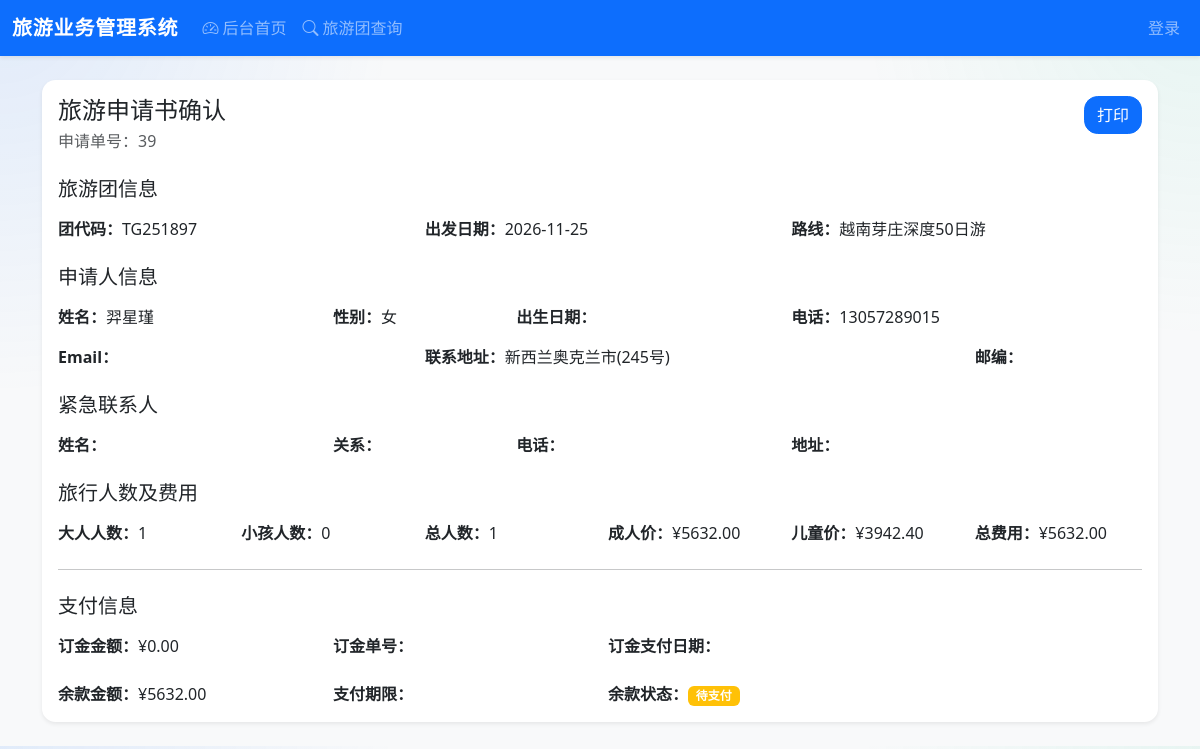
Screenshot of /applications/39/print/ with the database file from the repository.
### applications/models.py (models this page shows, shortened)
class Application(models.Model):
    class Status(models.TextChoices):
        NEW = "new", "新建"
        PARTICIPANTS_ENTERED = "participants_entered", "已录入参加者"
        COMPLETED = "completed", "已完成"
        CANCELED = "canceled", "已取消"
    class Gender(models.TextChoices):
        MALE = "male", "男"
        FEMALE = "female", "女"
        OTHER = "other", "其他"
    tour_group = models.ForeignKey(TourGroup, on_delete=models.PROTECT, related_name="applications", verbose_name="旅游团")
    contact_name = models.CharField(max_length=50, verbose_name="姓名")
    gender = models.CharField(max_length=10, choices=Gender.choices, default=Gender.OTHER, verbose_name="性别")
    birth_date = models.DateField(null=True, blank=True, verbose_name="出生日期")
    contact_phone = models.CharField(max_length=20, verbose_name="电话号码")
    contact_address = models.CharField(max_length=200, blank=True, verbose_name="联系地址")
    email = models.EmailField(blank=True, verbose_name="Email")
    postal_code = models.CharField(max_length=10, blank=True, verbose_name="邮政编码")
    emergency_contact_name = models.CharField(max_length=50, blank=True, verbose_name="紧急联系人姓名")
    emergency_contact_relation = models.CharField(max_length=20, blank=True, verbose_name="与本人关系")
    emergency_contact_address = models.CharField(max_length=200, blank=True, verbose_name="紧急联系地址")
    emergency_contact_phone = models.CharField(max_length=20, blank=True, verbose_name="紧急联系电话")
    adult_count = models.PositiveIntegerField(default=0, verbose_name="大人人数")
    child_count = models.PositiveIntegerField(default=0, verbose_name="小孩人数")
    deposit_paid = models.BooleanField(default=False, verbose_name="订金是否已付")
    deposit_amount = models.DecimalField(max_digits=10, decimal_places=2, default=Decimal("0.00"), verbose_name="订金金额")
    deposit_receipt_no = models.CharField(max_length=50, blank=True, verbose_name="订金交款单号")
    deposit_paid_at = models.DateField(null=True, blank=True, verbose_name="订金支付日期")
    status = models.CharField(max_length=32, choices=Status.choices, default=Status.NEW, verbose_name="状态")
    created_at = models.DateTimeField(auto_now_add=True, verbose_name="创建时间")
    balance_paid = models.BooleanField(default=False, verbose_name="余款是否已付")
    balance_receipt_no = models.CharField(max_length=50, blank=True, verbose_name="余款交款单号")
    balance_amount = models.DecimalField(max_digits=10, decimal_places=2, default=Decimal("0.00"), verbose_name="余款金额")
    balance_paid_at = models.DateField(null=True, blank=True, verbose_name="余款支付日期")
    balance_due_date = models.DateField(null=True, blank=True, verbose_name="余款期限")
    refund_amount = models.DecimalField(max_digits=10, decimal_places=2, default=Decimal("0.00"), verbose_name="退款金额")
    canceled_at = models.DateTimeField(null=True, blank=True, verbose_name="取消时间")
    class Meta:
        db_table = "application"
        verbose_name = "申请单"
        verbose_name_plural = "申请单"
        ordering = ["-created_at"]
        indexes = [
            models.Index(fields=["status", "deposit_paid", "balance_paid"]),
        ]
    @property
    def participant_count(self) -> int:
        return self.adult_count + self.child_count
    @property
    def total_amount(self) -> Decimal:
        adult_total = self.tour_group.price_adult * Decimal(self.adult_count)
        child_total = self.tour_group.price_child * Decimal(self.child_count)
        return adult_total + child_total
    @property
    def balance_amount_due(self) -> Decimal:
        if self.balance_paid:
            return Decimal("0.00")
        return max(self.total_amount - self.deposit_amount, Decimal("0.00"))

### tours/models.py (models this page shows, shortened)
class TourGroup(models.Model):
    code = models.CharField(max_length=30, unique=True, verbose_name="团代码")
    route = models.ForeignKey(Route, on_delete=models.PROTECT, related_name="tour_groups", verbose_name="路线")
    start_date = models.DateField(verbose_name="出发日期")
    deadline = models.DateField(verbose_name="截止日期")
    max_capacity = models.PositiveIntegerField(verbose_name="人数限额")
    price_adult = models.DecimalField(max_digits=10, decimal_places=2, verbose_name="大人价格")
    price_child = models.DecimalField(max_digits=10, decimal_places=2, verbose_name="小孩价格")
    is_price_published = models.BooleanField(default=False, verbose_name="是否公开价格")
    is_deleted = models.BooleanField(default=False, verbose_name="是否删除")
    created_at = models.DateTimeField(auto_now_add=True, verbose_name="创建时间")
    updated_at = models.DateTimeField(auto_now=True, verbose_name="修改时间")
    class Meta:
        db_table = "tour_group"
        verbose_name = "旅游团"
        verbose_name_plural = "旅游团"
        ordering = ["-start_date", "code"]
        indexes = [
            models.Index(fields=["start_date", "deadline"]),
            models.Index(fields=["is_price_published", "is_deleted"]),
        ]

class Route(models.Model):
    class Status(models.TextChoices):
        ACTIVE = "active", "活跃"
        INACTIVE = "inactive", "不活跃"
        CANCELED = "canceled", "已取消"
    name = models.CharField(max_length=100, unique=True, verbose_name="路线名称")
    destination = models.CharField(max_length=100, verbose_name="目的地")
    description = models.TextField(blank=True, verbose_name="路线说明")
    status = models.CharField(max_length=20, choices=Status.choices, default=Status.ACTIVE, verbose_name="状态")
    season = models.CharField(max_length=20, blank=True, verbose_name="季节（如：春季、夏季）")
    parent = models.ForeignKey(
        "self",
        null=True,
        blank=True,
        on_delete=models.SET_NULL,
        related_name="children",
        verbose_name="上级路线",
    )
    version = models.PositiveIntegerField(default=1, verbose_name="版本号")
    previous_version = models.ForeignKey(
        "self",
        null=True,
        blank=True,
        on_delete=models.SET_NULL,
        related_name="next_versions",
        verbose_name="前一版本",
    )
    created_at = models.DateTimeField(auto_now_add=True, verbose_name="创建时间")
    updated_at = models.DateTimeField(auto_now=True, verbose_name="修改时间")
    class Meta:
        db_table = "route"
        verbose_name = "路线"
        verbose_name_plural = "路线"
        ordering = ["-created_at", "destination", "name"]
        indexes = [
            models.Index(fields=["destination", "status"]),
            models.Index(fields=["name", "version"]),
        ]

### applications/views.py (the view)
# urls.py: path('<int:application_id>/print/', print_confirm, name='print_confirm'),
def print_confirm(request, application_id):
    application = get_object_or_404(Application.objects.select_related('tour_group', 'tour_group__route'), pk=application_id)
    return render(request, 'applications/print_confirm.html', {'application': application})

### templates/applications/print_confirm.html (shortened to what this page needs)
{% extends 'base.html' %}
{% block content %}
<div class="card shadow-sm border-0">
    <div class="card-body">
        <div class="d-flex justify-content-between align-items-start mb-4">
            <div>
                <h1 class="h4 mb-1">旅游申请书确认</h1>
                <div class="text-muted">申请单号：{{ application.id }}</div>
            </div>
            <button type="button" class="btn btn-primary" onclick="window.print()">打印</button>
        </div>
        <h5 class="mb-3 mt-4">旅游团信息</h5>
        <div class="row g-3 mb-4">
            <div class="col-md-4"><strong>团代码：</strong>{{ application.tour_group.code }}</div>
            <div class="col-md-4"><strong>出发日期：</strong>{{ application.tour_group.start_date|date:'Y-m-d' }}</div>
            <div class="col-md-4"><strong>路线：</strong>{{ application.tour_group.route.name }}</div>
        </div>
        <h5 class="mb-3 mt-4">申请人信息</h5>
        <div class="row g-3 mb-4">
            <div class="col-md-3"><strong>姓名：</strong>{{ application.contact_name }}</div>
            <div class="col-md-2"><strong>性别：</strong>{{ application.get_gender_display }}</div>
            <div class="col-md-3"><strong>出生日期：</strong>{{ application.birth_date|date:'Y-m-d' }}</div>
            <div class="col-md-2"><strong>电话：</strong>{{ application.contact_phone }}</div>
            <div class="col-md-4"><strong>Email：</strong>{{ application.email }}</div>
            <div class="col-md-6"><strong>联系地址：</strong>{{ application.contact_address }}</div>
            <div class="col-md-2"><strong>邮编：</strong>{{ application.postal_code }}</div>
        </div>
        <h5 class="mb-3 mt-4">紧急联系人</h5>
        <div class="row g-3 mb-4">
            <div class="col-md-3"><strong>姓名：</strong>{{ application.emergency_contact_name }}</div>
            <div class="col-md-2"><strong>关系：</strong>{{ application.emergency_contact_relation }}</div>
            <div class="col-md-3"><strong>电话：</strong>{{ application.emergency_contact_phone }}</div>
            <div class="col-md-4"><strong>地址：</strong>{{ application.emergency_contact_address }}</div>
        </div>
        <h5 class="mb-3 mt-4">旅行人数及费用</h5>
        <div class="row g-3 mb-4">
            <div class="col-md-2"><strong>大人人数：</strong>{{ application.adult_count }}</div>
            <div class="col-md-2"><strong>小孩人数：</strong>{{ application.child_count }}</div>
            <div class="col-md-2"><strong>总人数：</strong>{{ application.participant_count }}</div>
            <div class="col-md-2"><strong>成人价：</strong>¥{{ application.tour_group.price_adult }}</div>
            <div class="col-md-2"><strong>儿童价：</strong>¥{{ application.tour_group.price_child }}</div>
            <div class="col-md-2"><strong>总费用：</strong>¥{{ application.total_amount }}</div>
        </div>
        <hr class="my-4">
        <h5 class="mb-3">支付信息</h5>
        <div class="row g-3 mb-4">
            <div class="col-md-3"><strong>订金金额：</strong>¥{{ application.deposit_amount }}</div>
            <div class="col-md-3"><strong>订金单号：</strong>{{ application.deposit_receipt_no }}</div>
            <div class="col-md-3"><strong>订金支付日期：</strong>{{ application.deposit_paid_at|date:'Y-m-d' }}</div>
        </div>
        {% if application.balance_paid %}
            <div class="alert alert-success mb-0">
                <strong>余款已支付！</strong> 该申请单已全款完成。
            </div>
        {% else %}
            <div class="row g-3">
                <div class="col-md-3"><strong>余款金额：</strong>¥{{ application.balance_amount_due }}</div>
                <div class="col-md-3"><strong>支付期限：</strong>{{ application.balance_due_date|date:'Y-m-d' }}</div>
                <div class="col-md-3"><strong>余款状态：</strong><span class="badge bg-warning">待支付</span></div>
            </div>
        {% endif %}
    </div>
</div>
{% endblock %}

### static/css/style.css (style rules this page uses)
body { background: radial-gradient(circle at top left, rgba(13, 110, 253, 0.10), transparent 28%), radial-gradient(circle at top right, rgba(32, 201, 151, 0.08), transparent 24%), #f8f9fa; }
.card { border-radius: 1rem; }
.btn, .form-control, .form-select, .card { border-radius: 0.85rem; }

### rows the page displays
Application: id "39", tour_group.code "TG251897", tour_group.start_date "2026-11-25", tour_group.route.name "越南芽庄深度50日游", contact_name "羿星瑾", gender "女", contact_phone "13057289015", contact_address "新西兰奥克兰市(245号)", adult_count "1", child_count "0", participant_count "1", tour_group.price_adult "5632.00", tour_group.price_child "3942.40", total_amount "5632.00", deposit_amount "0.00", balance_amount_due "5632.00"
